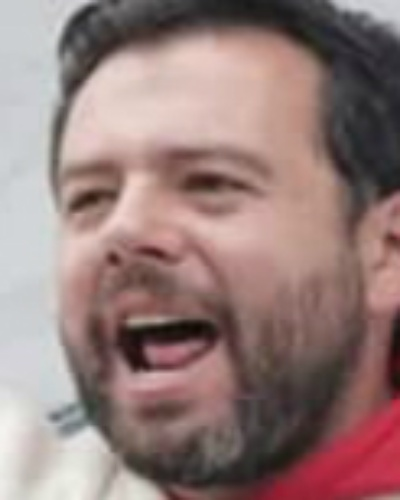
#> input picture Felipe Escallón Páez 27Ago2023/processed_face_dataset/training/Carlos Fernando Galan Pachon/cfg1.jpg_1.jpg, 400 x 500 px; its folder holds only this picture in this run
$ python kNN_training.py
#> lines starting #> are read from the running program, lines starting #| are printed output that depends on the picture
import os
import numpy as np
import cv2
from sklearn.model_selection import train_test_split
from sklearn.neighbors import KNeighborsClassifier
import argparse
import joblib
import json

# Argparse argument for the path to the dataset folder
parser = argparse.ArgumentParser()
parser.add_argument('--face_dataset_training_path', type=str, default='processed_face_dataset/training', help='Path to the dataset folder')
parser.add_argument('--face_dataset_test_path', type=str, default='processed_face_dataset/test', help='Path to the dataset folder')
args = parser.parse_args()
training_data_dir = args.face_dataset_training_path
test_data_dir = args.face_dataset_test_path

people = os.listdir(training_data_dir)

X_train = []  # List to store face data
y_train = []  # List to store corresponding labels
X_test = []   # List to store face data
y_test = []   # List to store corresponding labels

for person_id, person in enumerate(people):
    training_person_dir = os.path.join(training_data_dir, person)
    for image_file in os.listdir(training_person_dir):
        image_path = os.path.join(training_person_dir, image_file)
        image = cv2.imread(image_path, cv2.IMREAD_GRAYSCALE)  # Convert to grayscale
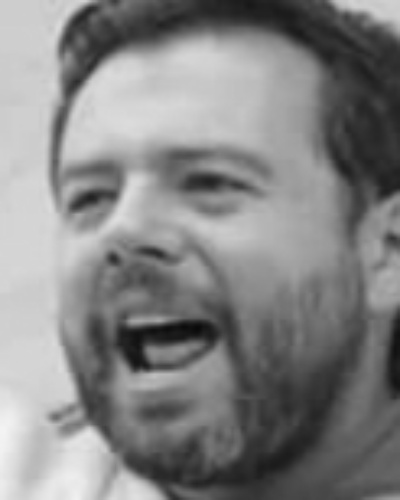
#> image: shape (500, 400); min 9, max 244, mean 131.9
        resized_image = cv2.resize(image, (400, 500))  # Resize for consistent size
        X_train.append(np.array(resized_image).flatten())  # Flatten image data
        y_train.append(person_id)
    test_person_dir = os.path.join(test_data_dir, person)
    for image_file in os.listdir(test_person_dir):
        image_path = os.path.join(test_person_dir, image_file)
        image = cv2.imread(image_path, cv2.IMREAD_GRAYSCALE)
        resized_image = cv2.resize(image, (400, 500))
        X_test.append(np.array(resized_image).flatten())
        y_test.append(person_id)
#> pass 2 of the loop `for person_id, person in enumerate(people):`:
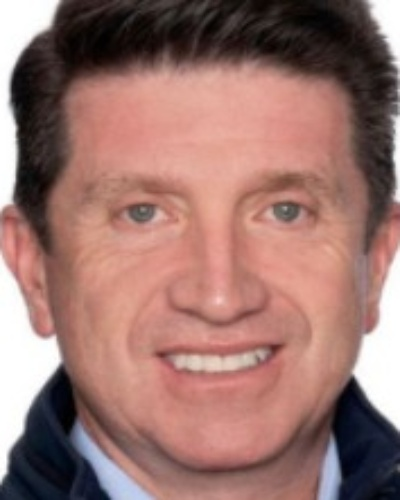
#> input picture Felipe Escallón Páez 27Ago2023/processed_face_dataset/training/Diego Andres Molano Aponte/dm1.jpg_1.jpg, 400 x 500 px
#> `image = cv2.imread(image_path, cv2.IMREAD_GRAYSCALE)`:
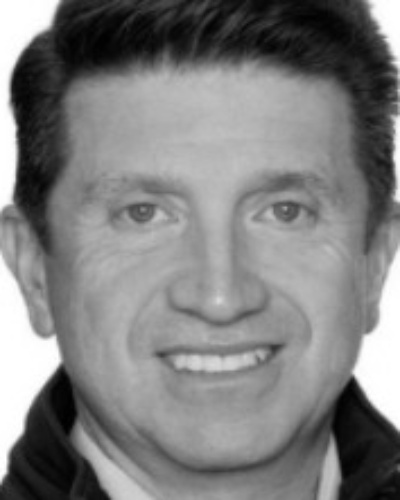
#> image: shape (500, 400); min 0, max 255, mean 127.3

X_train = np.array(X_train)
y_train = np.array(y_train)
X_test = np.array(X_test)
y_test = np.array(y_test)

knn_classifier = KNeighborsClassifier(n_neighbors=5)
knn_classifier.fit(X_train, y_train)

joblib.dump(knn_classifier, 'face_identification_model.joblib')

for i in range(len(X_test)):
    print("===========================================")
#> (the run stopped early here; a loop or call above may not have finished)
